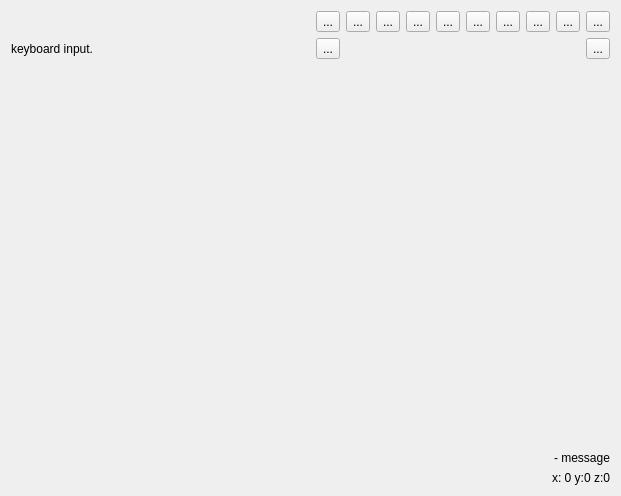
<?xml version="1.0" encoding="UTF-8"?>
<ui version="4.0">
 <class>Form</class>
 <widget class="QWidget" name="Form">
  <property name="windowModality">
   <enum>Qt::NonModal</enum>
  </property>
  <property name="geometry">
   <rect>
    <x>0</x>
    <y>0</y>
    <width>621</width>
    <height>496</height>
   </rect>
  </property>
  <property name="windowTitle">
   <string>Form</string>
  </property>
  <property name="windowOpacity">
   <double>0.000000000000000</double>
  </property>
  <layout class="QGridLayout" name="gridLayout_3">
   <item row="1" column="0">
    <spacer name="verticalSpacer">
     <property name="orientation">
      <enum>Qt::Vertical</enum>
     </property>
     <property name="sizeHint" stdset="0">
      <size>
       <width>297</width>
       <height>280</height>
      </size>
     </property>
    </spacer>
   </item>
   <item row="4" column="0">
    <layout class="QGridLayout" name="gridLayout">
     <item row="1" column="1">
      <widget class="QLabel" name="label_message">
       <property name="mouseTracking">
        <bool>false</bool>
       </property>
       <property name="styleSheet">
        <string notr="true">background-color: rgba(255, 255, 255, 0);</string>
       </property>
       <property name="text">
        <string>- message</string>
       </property>
       <property name="alignment">
        <set>Qt::AlignRight|Qt::AlignTrailing|Qt::AlignVCenter</set>
       </property>
      </widget>
     </item>
     <item row="2" column="1">
      <widget class="QLabel" name="label_positions">
       <property name="styleSheet">
        <string notr="true">background-color: rgba(255, 255, 255, 0);</string>
       </property>
       <property name="text">
        <string>x: 0 y:0 z:0</string>
       </property>
       <property name="alignment">
        <set>Qt::AlignRight|Qt::AlignTrailing|Qt::AlignVCenter</set>
       </property>
      </widget>
     </item>
    </layout>
   </item>
   <item row="0" column="0">
    <layout class="QGridLayout" name="gridLayout_2">
     <item row="1" column="3">
      <widget class="QToolButton" name="toolButton_draw_3d_2p_line">
       <property name="text">
        <string>...</string>
       </property>
       <property name="icon">
        <iconset resource="icons.qrc">
         <normaloff>:/vendor/icons/line.svg</normaloff>:/vendor/icons/line.svg</iconset>
       </property>
       <property name="iconSize">
        <size>
         <width>28</width>
         <height>28</height>
        </size>
       </property>
      </widget>
     </item>
     <item row="0" column="3">
      <widget class="QToolButton" name="toolButton_zoom_plus">
       <property name="text">
        <string>...</string>
       </property>
       <property name="icon">
        <iconset resource="../qt_gremlin/icons.qrc">
         <normaloff>:/vendor/icons/zoom_plus.svg</normaloff>:/vendor/icons/zoom_plus.svg</iconset>
       </property>
       <property name="iconSize">
        <size>
         <width>28</width>
         <height>28</height>
        </size>
       </property>
      </widget>
     </item>
     <item row="1" column="12">
      <widget class="QToolButton" name="toolButton_color">
       <property name="text">
        <string>...</string>
       </property>
       <property name="icon">
        <iconset resource="icons.qrc">
         <normaloff>:/vendor/icons/format-stroke-color.png</normaloff>:/vendor/icons/format-stroke-color.png</iconset>
       </property>
       <property name="iconSize">
        <size>
         <width>28</width>
         <height>28</height>
        </size>
       </property>
      </widget>
     </item>
     <item row="0" column="1">
      <spacer name="horizontalSpacer">
       <property name="orientation">
        <enum>Qt::Horizontal</enum>
       </property>
       <property name="sizeHint" stdset="0">
        <size>
         <width>40</width>
         <height>20</height>
        </size>
       </property>
      </spacer>
     </item>
     <item row="0" column="12">
      <widget class="QToolButton" name="toolButton_view_3d">
       <property name="text">
        <string>...</string>
       </property>
       <property name="icon">
        <iconset resource="../qt_gremlin/icons.qrc">
         <normaloff>:/vendor/icons/view-iso.svg</normaloff>:/vendor/icons/view-iso.svg</iconset>
       </property>
       <property name="iconSize">
        <size>
         <width>28</width>
         <height>28</height>
        </size>
       </property>
      </widget>
     </item>
     <item row="0" column="6">
      <widget class="QToolButton" name="toolButton_view_front">
       <property name="text">
        <string>...</string>
       </property>
       <property name="icon">
        <iconset resource="../qt_gremlin/icons.qrc">
         <normaloff>:/vendor/icons/view-front.svg</normaloff>:/vendor/icons/view-front.svg</iconset>
       </property>
       <property name="iconSize">
        <size>
         <width>28</width>
         <height>28</height>
        </size>
       </property>
      </widget>
     </item>
     <item row="0" column="11">
      <widget class="QToolButton" name="toolButton_view_right">
       <property name="text">
        <string>...</string>
       </property>
       <property name="icon">
        <iconset resource="../qt_gremlin/icons.qrc">
         <normaloff>:/vendor/icons/view-right.svg</normaloff>:/vendor/icons/view-right.svg</iconset>
       </property>
       <property name="iconSize">
        <size>
         <width>28</width>
         <height>28</height>
        </size>
       </property>
      </widget>
     </item>
     <item row="0" column="10">
      <widget class="QToolButton" name="toolButton_view_left">
       <property name="text">
        <string>...</string>
       </property>
       <property name="icon">
        <iconset resource="../qt_gremlin/icons.qrc">
         <normaloff>:/vendor/icons/view-left.svg</normaloff>:/vendor/icons/view-left.svg</iconset>
       </property>
       <property name="iconSize">
        <size>
         <width>28</width>
         <height>28</height>
        </size>
       </property>
      </widget>
     </item>
     <item row="0" column="8">
      <widget class="QToolButton" name="toolButton_view_top">
       <property name="text">
        <string>...</string>
       </property>
       <property name="icon">
        <iconset resource="../qt_gremlin/icons.qrc">
         <normaloff>:/vendor/icons/view-top.svg</normaloff>:/vendor/icons/view-top.svg</iconset>
       </property>
       <property name="iconSize">
        <size>
         <width>28</width>
         <height>28</height>
        </size>
       </property>
      </widget>
     </item>
     <item row="0" column="9">
      <widget class="QToolButton" name="toolButton_view_bottom">
       <property name="text">
        <string>...</string>
       </property>
       <property name="icon">
        <iconset resource="../qt_gremlin/icons.qrc">
         <normaloff>:/vendor/icons/view-bottom.svg</normaloff>:/vendor/icons/view-bottom.svg</iconset>
       </property>
       <property name="iconSize">
        <size>
         <width>28</width>
         <height>28</height>
        </size>
       </property>
      </widget>
     </item>
     <item row="0" column="7">
      <widget class="QToolButton" name="toolButton_view_back">
       <property name="text">
        <string>...</string>
       </property>
       <property name="icon">
        <iconset resource="../qt_gremlin/icons.qrc">
         <normaloff>:/vendor/icons/view-back.svg</normaloff>:/vendor/icons/view-back.svg</iconset>
       </property>
       <property name="iconSize">
        <size>
         <width>28</width>
         <height>28</height>
        </size>
       </property>
      </widget>
     </item>
     <item row="0" column="5">
      <widget class="QToolButton" name="toolButton_fit_all">
       <property name="text">
        <string>...</string>
       </property>
       <property name="icon">
        <iconset resource="../qt_gremlin/icons.qrc">
         <normaloff>:/vendor/icons/zoom_extend.svg</normaloff>:/vendor/icons/zoom_extend.svg</iconset>
       </property>
       <property name="iconSize">
        <size>
         <width>28</width>
         <height>28</height>
        </size>
       </property>
      </widget>
     </item>
     <item row="0" column="4">
      <widget class="QToolButton" name="toolButton_zoom_min">
       <property name="text">
        <string>...</string>
       </property>
       <property name="icon">
        <iconset resource="../qt_gremlin/icons.qrc">
         <normaloff>:/vendor/icons/zoom_min.svg</normaloff>:/vendor/icons/zoom_min.svg</iconset>
       </property>
       <property name="iconSize">
        <size>
         <width>28</width>
         <height>28</height>
        </size>
       </property>
      </widget>
     </item>
     <item row="1" column="1">
      <widget class="QLabel" name="label_keyboard_input">
       <property name="text">
        <string>keyboard input.</string>
       </property>
      </widget>
     </item>
    </layout>
   </item>
  </layout>
 </widget>
 <resources>
  <include location="../qt_gremlin/icons.qrc"/>
  <include location="icons.qrc"/>
 </resources>
 <connections/>
</ui>
